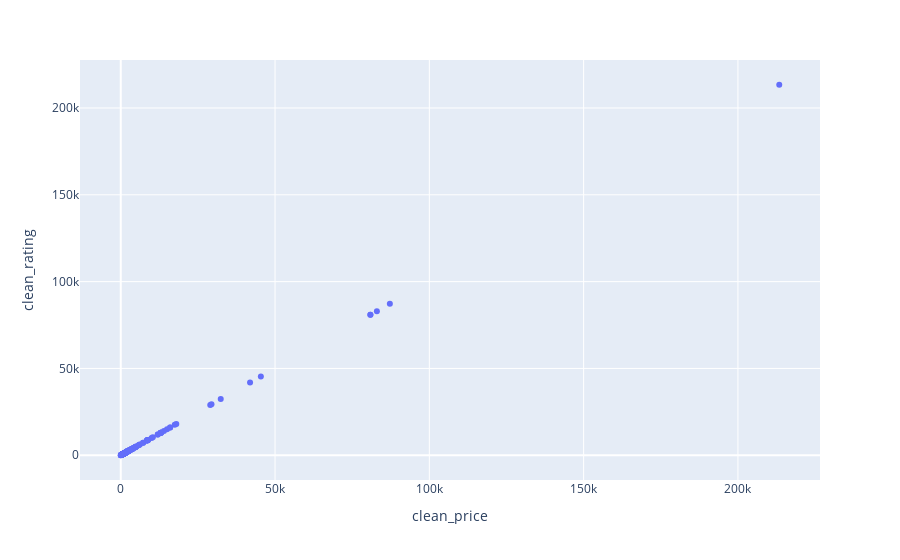

Source (notebook cell):
### Code cell
import plotly.express as px
px.scatter(df, x='clean_price', y='clean_rating',hover_data=['title'])

### Figure 1 — Plotly figure (JSON) as saved in the notebook; plotly's stock layout.template omitted (floating-point values rounded to 4 significant figures; data arrays with more than 128 entries replaced by an {"elided": "..."} marker saying what was removed)
{"data": [{"customdata": {"elided": "439x1 str values"}, "hovertemplate": "clean_price=%{x}<br>clean_rating=%{y}<br>title=%{customdata[0]}<extra></extra>", "legendgroup": "", "marker": {"color": "#636efa", "symbol": "circle"}, "mode": "markers", "name": "", "orientation": "v", "showlegend": false, "type": "scatter", "x": {"elided": "439 int values"}, "xaxis": "x", "y": {"elided": "439 int values"}, "yaxis": "y"}], "layout": {"legend": {"tracegroupgap": 0}, "margin": {"t": 60}, "xaxis": {"anchor": "y", "domain": [0, 1], "title": {"text": "clean_price"}}, "yaxis": {"anchor": "x", "domain": [0, 1], "title": {"text": "clean_rating"}}}}
